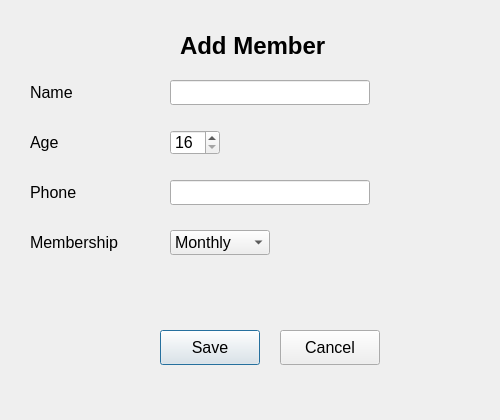
<?xml version="1.0" encoding="UTF-8"?>
<ui version="4.0">
 <class>AddMemberDialog</class>
 <widget class="QDialog" name="AddMemberDialog">
  <property name="geometry">
   <rect>
    <x>0</x>
    <y>0</y>
    <width>500</width>
    <height>420</height>
   </rect>
  </property>
  <property name="font">
   <font>
    <pointsize>12</pointsize>
    <bold>false</bold>
   </font>
  </property>
  <property name="windowTitle">
   <string>Dialog</string>
  </property>
  <widget class="QLabel" name="lblTitle">
   <property name="geometry">
    <rect>
     <x>180</x>
     <y>20</y>
     <width>161</width>
     <height>51</height>
    </rect>
   </property>
   <property name="font">
    <font>
     <pointsize>18</pointsize>
     <bold>true</bold>
    </font>
   </property>
   <property name="text">
    <string>Add Member</string>
   </property>
  </widget>
  <widget class="QLabel" name="lblName">
   <property name="geometry">
    <rect>
     <x>30</x>
     <y>80</y>
     <width>100</width>
     <height>25</height>
    </rect>
   </property>
   <property name="text">
    <string>Name</string>
   </property>
  </widget>
  <widget class="QLabel" name="lblAge">
   <property name="geometry">
    <rect>
     <x>30</x>
     <y>130</y>
     <width>100</width>
     <height>25</height>
    </rect>
   </property>
   <property name="text">
    <string>Age</string>
   </property>
  </widget>
  <widget class="QLabel" name="lblPhone">
   <property name="geometry">
    <rect>
     <x>30</x>
     <y>180</y>
     <width>100</width>
     <height>25</height>
    </rect>
   </property>
   <property name="text">
    <string>Phone</string>
   </property>
  </widget>
  <widget class="QLabel" name="lblMembership">
   <property name="geometry">
    <rect>
     <x>30</x>
     <y>230</y>
     <width>100</width>
     <height>25</height>
    </rect>
   </property>
   <property name="text">
    <string>Membership</string>
   </property>
  </widget>
  <widget class="QLineEdit" name="lineEditName">
   <property name="geometry">
    <rect>
     <x>170</x>
     <y>80</y>
     <width>200</width>
     <height>25</height>
    </rect>
   </property>
  </widget>
  <widget class="QLineEdit" name="lineEditPhone">
   <property name="geometry">
    <rect>
     <x>170</x>
     <y>180</y>
     <width>200</width>
     <height>25</height>
    </rect>
   </property>
  </widget>
  <widget class="QSpinBox" name="spinBoxAge">
   <property name="geometry">
    <rect>
     <x>170</x>
     <y>130</y>
     <width>50</width>
     <height>25</height>
    </rect>
   </property>
   <property name="minimum">
    <number>16</number>
   </property>
   <property name="maximum">
    <number>80</number>
   </property>
  </widget>
  <widget class="QComboBox" name="comboBoxMembership">
   <property name="geometry">
    <rect>
     <x>170</x>
     <y>230</y>
     <width>100</width>
     <height>25</height>
    </rect>
   </property>
   <item>
    <property name="text">
     <string>Monthly</string>
    </property>
   </item>
   <item>
    <property name="text">
     <string>Yearly</string>
    </property>
   </item>
  </widget>
  <widget class="QPushButton" name="btnSave">
   <property name="geometry">
    <rect>
     <x>160</x>
     <y>330</y>
     <width>100</width>
     <height>35</height>
    </rect>
   </property>
   <property name="text">
    <string>Save</string>
   </property>
  </widget>
  <widget class="QPushButton" name="btnCancel">
   <property name="geometry">
    <rect>
     <x>280</x>
     <y>330</y>
     <width>100</width>
     <height>35</height>
    </rect>
   </property>
   <property name="text">
    <string>Cancel</string>
   </property>
  </widget>
 </widget>
 <resources/>
 <connections/>
</ui>
